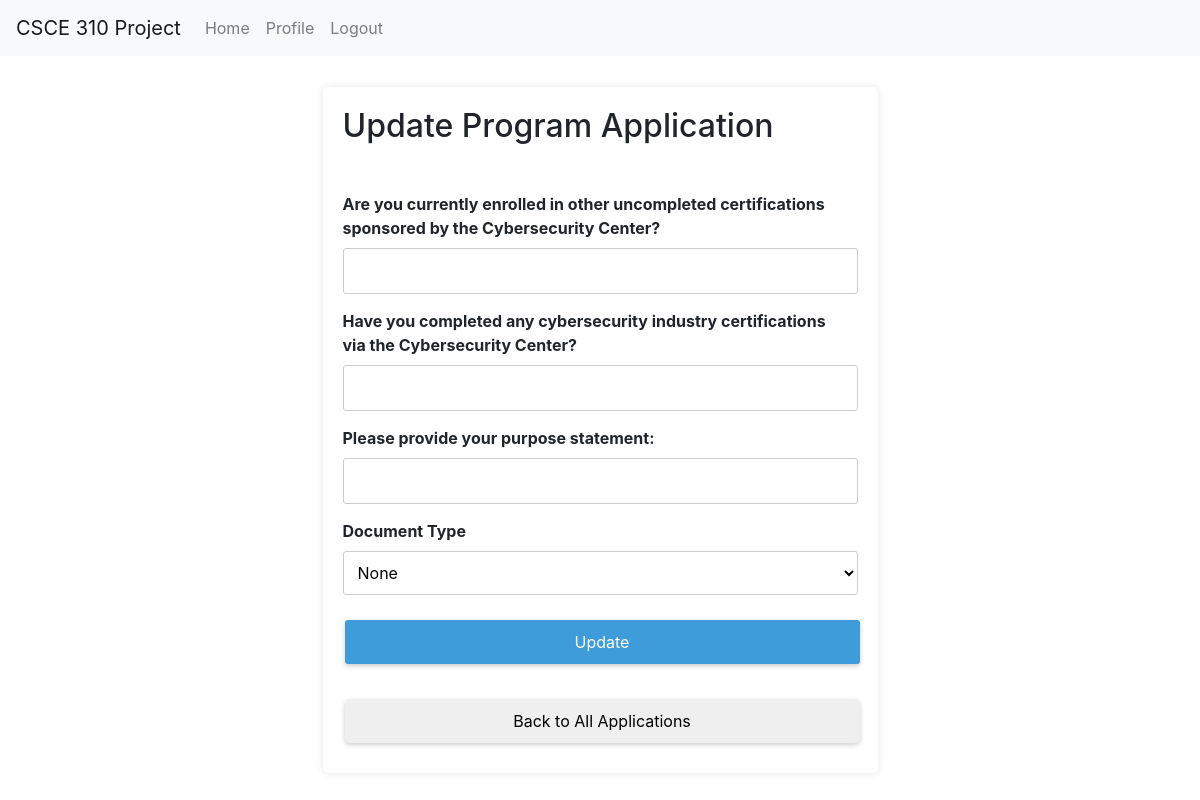
Before: /app/update_program_app/17 with the older database file.
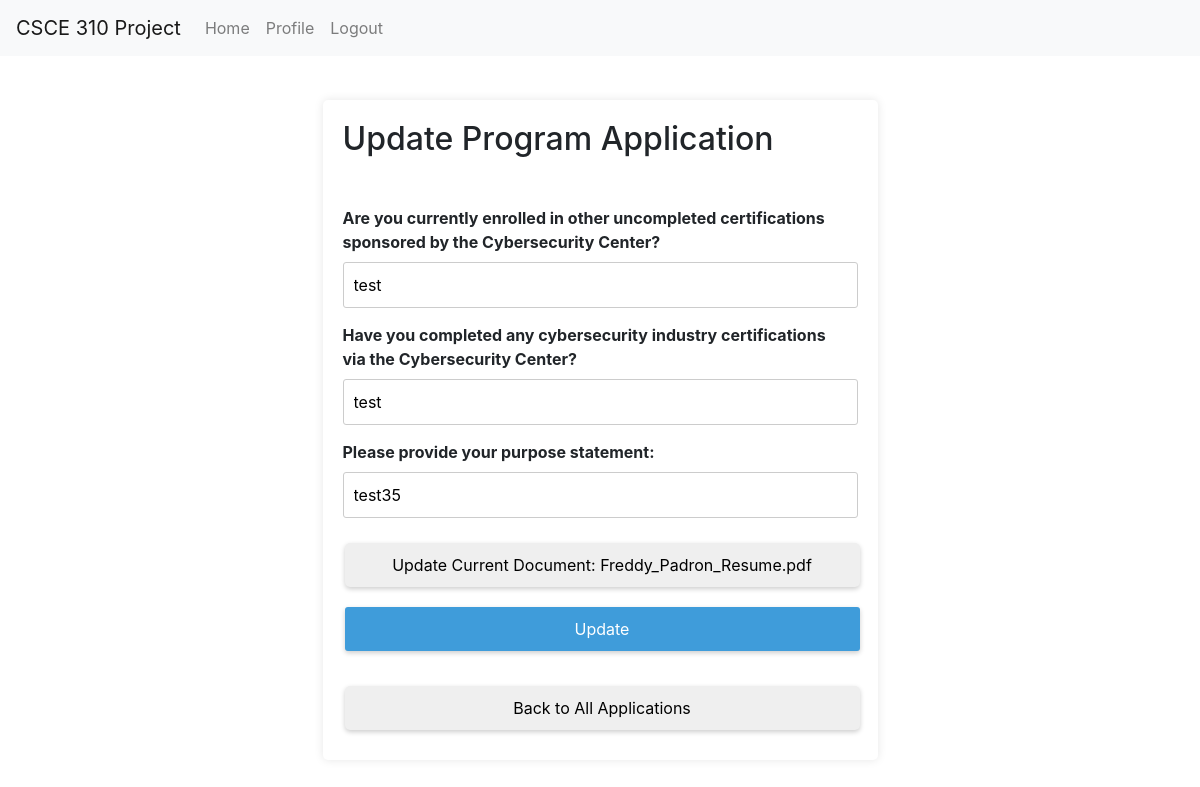
After: the same page with the newer database file.
### tables this page shows
CREATE TABLE Application (
                    app_num INTEGER PRIMARY KEY AUTOINCREMENT,
                    program_num INTEGER,
                    UIN INTEGER,
                    uncom_cert TEXT,
                    com_cert TEXT,
                    purpose_statement TEXT,
                    FOREIGN KEY(program_num) REFERENCES Programs(program_num),
                    FOREIGN KEY(UIN) REFERENCES College_students(UIN)
                    );

CREATE TABLE Documents (
                Doc_Num INTEGER PRIMARY KEY AUTOINCREMENT,
                App_Num INTEGER,
                Link VARCHAR(256),
                Doc_Type VARCHAR(50),
                Name TEXT,
                FOREIGN KEY(App_Num) REFERENCES Applications(App_Num)
                );

### routes/application.py (the view)
@application_bp.route('/update_program_app/<int:app_num>')
def load_update_appl_page(app_num):
    conn = get_db_connection()
    app = conn.execute("SELECT * FROM Application WHERE APP_NUM = ?", (app_num, )).fetchone()
    doc = conn.execute("SELECT * FROM Documents WHERE App_Num = ?", (app_num, )).fetchone()
    conn.close()
    return render_template("student/update_program_app.html", app=app, doc=doc)

### db.py (called while the page is built)
def get_db_connection():
    conn = sqlite3.connect('database.db')
    conn.row_factory = sqlite3.Row
    return conn

### templates/student/update_program_app.html (shortened to what this page needs)
<!DOCTYPE html>
<html lang="en">
<head>
  <link rel="stylesheet" href="../../static/general.css">
  <link rel="stylesheet" href="../../static/program_application.css">
  <link rel="stylesheet" href="https://stackpath.bootstrapcdn.com/bootstrap/4.3.1/css/bootstrap.min.css">
</head>
<body>
  <nav class="navbar navbar-expand-lg navbar-light bg-light fixed-top">
    <a class="navbar-brand" href="#">CSCE 310 Project</a>
    <div class="collapse navbar-collapse" id="navbarNav">
        <ul class="navbar-nav">
            <li class="nav-item">
                <a class="nav-link" href="/home">Home</a>
            </li>
            <li class="nav-item">
                <a class="nav-link" href="/profile">Profile</a>
            </li>
            <li class="nav-item">
                <a class="nav-link" href="/logout">Logout</a>
            </li>
        </ul>
    </div>
  </nav>
  <form action="{{ url_for('application_bp.update_application') }}" method="POST" enctype="multipart/form-data">
    <h2>Update Program Application</h2><br>
    <div class="form-group">
      <label for="uncom_cert">Are you currently enrolled in other uncompleted certifications sponsored by the Cybersecurity Center?</label>
      <input id="uncom_cert" name="uncom_cert" type="text" value="{{ app.uncom_cert }}">
    </div>
    <div class="form-group">
      <label for="com_cert">Have you completed any cybersecurity industry certifications via the Cybersecurity Center?</label>
      <input id="com_cert" name="com_cert" type="text" value="{{ app.com_cert }}">
    </div>
    <div class="form-group">
      <label for="purpose_statement">Please provide your purpose statement: </label>
      <input id="purpose_statement" name="purpose_statement" type="text" value="{{ app.purpose_statement }}">
    </div>
    {% if doc %}
      <a class="back_button" href="{{ url_for('document_bp.update_document', doc_num=doc.Doc_Num) }}">
        <button type="button"> Update Current Document: {{doc.Name}}</button>
      </a>
    {% else %}
      <div class="form-group">
        <label for="document-type">Document Type</label>
        <select id="document-type" name="document_type">
          <option value="None">None</option>
        </select>
      </div>
    {% endif %}
    <div class="form-group">
      <button id="apply-button" type="submit">Update</button>
    </div>
    <a class="back_button" href="{{url_for('application_bp.application_review')}}">
      <button type="button"> Back to All Applications</button>
    </a>
  </form>
</body>
</html>

Changed rows visible on the page:
added Application: uncom_cert "test", com_cert "test", purpose_statement "test35"
added Documents: Name "Freddy_Padron_Resume.pdf"
Other visible differences:
form field document_type: "None" → (not shown)
text no longer shown: "Document Type"
text now shown: "Update Current Document:"
